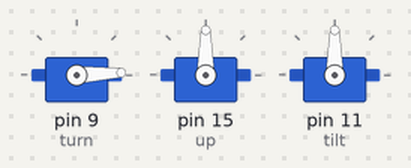
Bench run of a sketch on a simulated Arduino Uno, built with avr-gcc and run on an emulated ATmega328P. Parts: 3 × servo.

Above: at 0.05 s.
At 1.15 s:
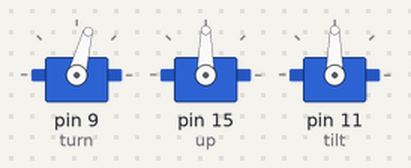
At 1.95 s:
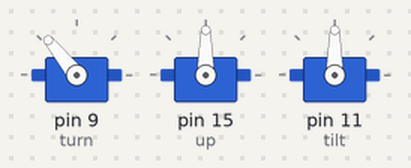
At 3.85 s:
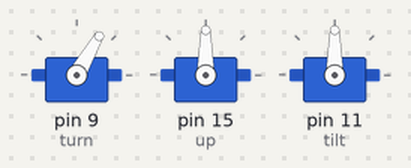
Timing chart, 0 to 6.4 s (numbered marks = the images above):
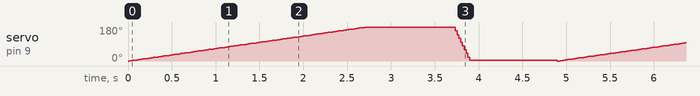

The sketch:

robotarm.ino
```cpp
#include <Servo.h>
Servo turn;  // create servo object to control a servo
Servo up;
Servo tilt;
int move_arm(int);
int x = 0;
int angle = 0;
void setup() {
  Serial.begin(9600);
  turn.attach(9);
  up.attach(15, 0, 180);
  tilt.attach(11, 0, 180);
}
int move_arm(int x) {
  return x + 5;
}

void loop() {
  for(angle = 0; angle < 180; angle += 1)    // command to move from 0 degrees to 180 degrees
  {
    turn.write(angle);                 //command to rotate the servo to the specified angle
    delay(15);
  }

  delay(1000);

  for(angle = 180; angle>=1; angle-=5)     // command to move from 180 degrees to 0 degrees
  {
    turn.write(angle);              //command to rotate the servo to the specified angle
    delay(5);
  }

    delay(1000);
}
```
